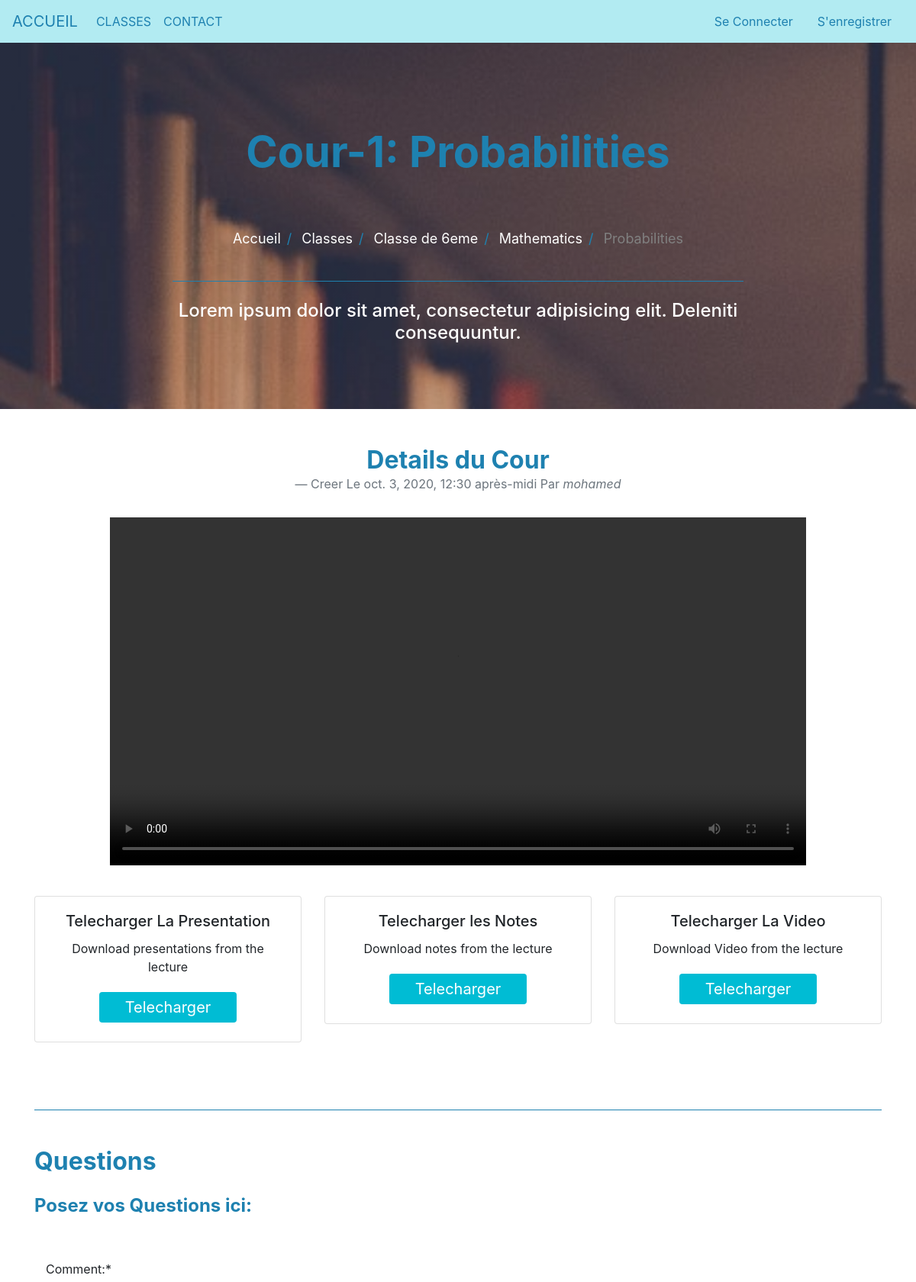
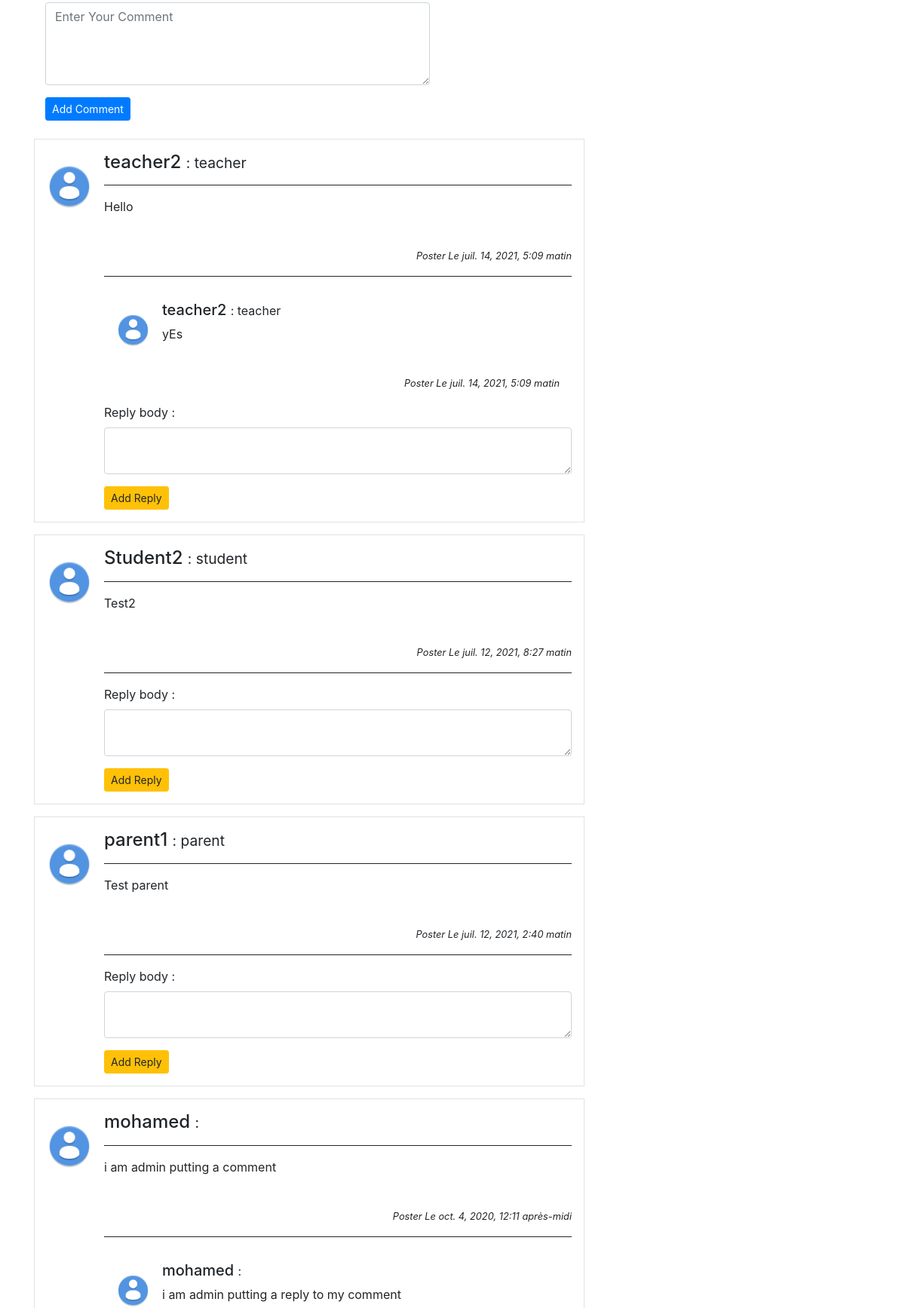
The app's page /curriculum/classe-de-6eme/6-mathematics/probabilities/ (upper part) with its own data (2 pictures, top to bottom).
### curriculum/models.py (models this page shows, shortened)
class Lesson(models.Model):
    lesson_id = models.CharField(max_length=100, unique=True)
    Standard = models.ForeignKey(Standard, on_delete=models.CASCADE)
    created_by = models.ForeignKey(User,on_delete=models.CASCADE)
    created_at = models.DateTimeField(auto_now_add=True)
    subject = models.ForeignKey(Subject, on_delete=models.CASCADE,related_name='lessons')
    name = models.CharField(max_length=250)
    position = models.PositiveSmallIntegerField(verbose_name="Chapter no.")
    slug = models.SlugField(null=True, blank=True)
    video = models.FileField(upload_to=save_lesson_files,verbose_name="Video", blank=True, null=True)
    ppt = models.FileField(upload_to=save_lesson_files,verbose_name="Presentations", blank=True)
    Notes = models.FileField(upload_to=save_lesson_files,verbose_name="Notes", blank=True)
    class Meta:
        ordering = ['position']

class Standard(models.Model):
    name = models.CharField(max_length=100, unique=True)
    slug = models.SlugField(null=True, blank=True)
    description = models.TextField(max_length=500,blank=True)

class Subject(models.Model):
    subject_id = models.CharField(max_length=100, unique=True)
    name = models.CharField(max_length=100)
    slug = models.SlugField(null=True, blank=True)
    standard = models.ForeignKey(Standard, on_delete=models.CASCADE, related_name='subjects')
    image = models.ImageField(upload_to=save_subject_image, blank=True, verbose_name='Subject Image')
    description = models.TextField(max_length=500,blank=True)

class Comment(models.Model):
    lesson_name = models.ForeignKey(Lesson,null=True, on_delete=models.CASCADE,related_name='comments')
    comm_name = models.CharField(max_length=100, blank=True)
    author = models.ForeignKey(User,on_delete=models.CASCADE)
    body = models.TextField(max_length=500)
    date_added = models.DateTimeField(auto_now_add=True)
    class Meta:
        ordering = ['-date_added']

class Reply(models.Model):
    comment_name = models.ForeignKey(Comment, on_delete=models.CASCADE,related_name='replies')
    reply_body = models.TextField(max_length=500)
    author = models.ForeignKey(User,on_delete=models.CASCADE)
    date_added = models.DateTimeField(auto_now_add=True)

### app_users/models.py (models this page shows, shortened)
class UserProfileInfo(models.Model):
    user = models.OneToOneField(User, on_delete=models.CASCADE)
    bio = models.CharField(max_length=500)
    profile_pic = models.ImageField(upload_to=path_and_rename, verbose_name="Profile Picture", blank=True, default='static/Images/user_avatar.png')
    teacher = 'teacher'
    student = 'student'
    parent = 'parent'
    user_types = [
        (teacher, 'teacher'),
        (student, 'student'),
        (parent, 'parent'),
    ]
    user_type = models.CharField(max_length=10, choices=user_types, default=student)

### curriculum/views.py (the view, shortened to what this page needs)
# urls.py: path('<str:standard>/<str:subject>/<slug:slug>/', views.LessonDetailView.as_view(),name='lesson_detail'),
class LessonDetailView(DetailView, FormView):
    context_object_name = 'lessons'
    model = Lesson
    template_name = 'curriculum/lesson_detail_view.html'
    form_class = CommentForm
    second_form_class = ReplyForm
    def get_context_data(self, **kwargs):
        context = super(LessonDetailView, self).get_context_data(**kwargs)
        if 'form' not in context:
            context['form'] = self.form_class(request=self.request)
        if 'form2' not in context:
            context['form2'] = self.second_form_class(request=self.request)
        return context

### curriculum/forms.py
class CommentForm(forms.ModelForm):
    class Meta:
        model = Comment
        fields = ('body',)
        labels = {"body":"Comment:"}
        widgets = {
            'body': forms.Textarea(attrs={'class':'form-control', 'rows':4, 'cols':70, 'placeholder':"Enter Your Comment"}),
        }

class ReplyForm(forms.ModelForm):
    class Meta:
        model = Reply
        fields = ('reply_body',)
        widgets = {
            'reply_body': forms.Textarea(attrs={'class':'form-control', 'rows':2, 'cols':10}),
        }
    def __init__(self, *args, **kwargs):
        self.request = kwargs.pop('request', None)
        super(ReplyForm, self).__init__(*args, **kwargs)

### curriculum/templates/curriculum/lesson_detail_view.html (shortened to what this page needs)
{% extends 'base.html' %}
{% load static %}
{% load crispy_forms_tags %}
{% block image_block %}
<header class="info-header">
  <div id="page-intro" class="container-fluid d-flex align-items-center justify-content-center ">
    <div class="row d-flex justify-content-center text-center">
      <div class="col-md-10 text-white">
        <h2 class="display-4 font-weight-bold  p-5 " style="color:#1e81b0;" >Cour-{{lessons.position}}: {{lessons.name}}</h2>
        <div class="row d-flex justify-content-center text-center">
          <ul class="breadcrumb">
            <li><a href="{% url 'index' %}">Accueil</a></li>
            <li><a href="{% url 'curriculum:standard_list' %}">Classes</a></li>
            <li><a href="{% url 'curriculum:subject_list' slug=lessons.Standard.slug %}">{{lessons.Standard.name}}</a></li>
            <li><a href="{% url 'curriculum:lesson_list' standard=lessons.Standard.slug slug=lessons.subject.slug %}">{{lessons.subject.name}}</a></li>
            <li class="disabled-text" >{{lessons.name}}</li>
          </ul>
        </div>
        <hr style="color:#1e81b0;">
        <h4 class="white-text my-4">Lorem ipsum dolor sit amet, consectetur adipisicing elit.
                  Deleniti
                  consequuntur.</h4>
  </div>
</header>
{% endblock %}
{% block content %}
<section class="text-center">
    <h2 class="mb-0 mt-5 font-weight-bold" style="color:#1e81b0;">Details du Cour</h2>
    <div class="row d-flex justify-content-center mb-3">
      <blockquote class="blockquote mt-0">
        <footer class="blockquote-footer">Creer Le {{lessons.created_at}} Par <cite title="Source Title">{{lessons.created_by}}</cite></footer>
        </blockquote>
    </div>
    <div class="row d-flex justify-content-center mb-3">
      <div id="player-overlay">
            <video controls>
                {% if lessons.ppt %}
                <source src="{{lessons.video.url}}"  type="video/mp4">
                {% else %}
                <p class="card-text" > Aucune Video Disponible </p>
                {% endif %}
            </video>
      </div>
    </div>
    <div class="row d-flex justify-content-center mb-3 mt-3">
                <div class="col-md-4 mb-4 mt-4">
                  <div class="card box-shadow-hover">
                    <div class="card-body">
                      <h5 class="card-title">Telecharger La Presentation</h5>
                      {% if lessons.ppt %}
                      <p class="card-text">Download presentations from the lecture</p>
                      <a href="{{lessons.ppt.url}}" download>
                      <button type="button" class="button-les"><span>Telecharger</span></button>
                      </a>
                      {% else %}
                      <p class="card-text" > Aucune Presentation Disponible </p>
                      {% endif %}
                    </div>
                  </div>
                </div>
                <div class="col-md-4 mb-4 mt-4">
                  <div class="card box-shadow-hover">
                    <div class="card-body">
                      <h5 class="card-title">Telecharger les Notes </h5>
                      {% if lessons.Notes %}
                      <p class="card-text">Download notes from the lecture</p>
                      <a href="{{lessons.Notes.url}}" download>
                      <button type="button" class="button-les"><span>Telecharger</span></button>
                      </a>
                      {% else %}
                      <p class="card-text">Aucune Note Disponible</p>
                      {%endif%}
                    </div>
                  </div>
                </div>
                <div class="col-md-4 mb-4 mt-4">
                  <div class="card box-shadow-hover">
                    <div class="card-body">
                      <h5 class="card-title">Telecharger La Video</h5>
                      {% if lessons.video %}
                      <p class="card-text">Download Video from the lecture</p>
                      <a href="{{lessons.video.url}}" download>
                      <button type="button" class="button-les"><span>Telecharger</span></button>
                      </a>
                      {% else %}
                      <p class="card-text">Aucune Video Disponible</p>
                      {%endif%}
                    </div>
                  </div>
                </div>
    </div>
</section>
<hr class="my-5" style="color:#1e81b0;">
<section >
    <h2 class="mb-4 mt-5 font-weight-bold" style="color:#1e81b0;">Questions</h2>
    <h4 class="mt-2 font-weight-bold" style="color:#1e81b0;">Posez vos Questions ici:</h4>
    <br><br>
    <div class="container row">
      <div class="col-md-6">
                              <form method="post">
                                    <div class="form-group">
                                    {{form|crispy}}
                                    <input type="submit" name="form" value="Add Comment" class="btn btn-primary btn-sm">
                                    </div>
                              </form>
      </div>
    </div>
    <div class="row">
      {% for comment in lessons.comments.all %}
      <div class="col-md-8 mt-2 mb-2">
                      <div class="media border p-3">
                          <img src="{% static 'Images/user_avatar.png' %}" alt="John Doe" class="mr-3 mt-3 rounded-circle" style="width:60px;">
                          <div class="media-body">
                                    <h4>{{comment.author}} <small>: {{comment.author.userprofileinfo.user_type}}</small></h4>
                                    <hr>
                                    <p>{{comment.body}}</p>
                                    <br>
                                    <div class="text-right">
                                      <small><i>Poster Le {{comment.date_added}}</i></small>
                                    </div>
                                    <hr>
                            {% for reply in comment.replies.all %}
                                        <div class="media p-3">
                                                <img src="{% static 'Images/user_avatar.png' %}" alt="Jane Doe" class="mr-3 mt-3 rounded-circle" style="width:45px;">
                                        <div class="media-body">
                                                <h5>{{reply.author}} <small>: {{reply.author.userprofileinfo.user_type}}<br></small></h5>
                                                <p>{{reply.reply_body}}</p>
                                                <br>
                                                <div class="text-right">
                                                  <small><i>Poster Le {{reply.date_added}}</i></small>
                                                </div>
                                          </div>
                                        </div>
                            {% endfor %}
                            <form method="post">
                                  {{form2.as_p}}
                                  <input type="submit" name="form2" value="Add Reply" class="btn btn-warning btn-sm">
                            </form>
                          </div>
                  </div>
      </div>
      {% endfor %}
    </div>
</section>
{%endblock%}

### static/css/master_css.css (style rules this page uses)
html, body, header, #intro { height: 100%; }
.text-white { color: white; }
hr { border-color: inherit; }
.info-header { height: 60%; }
#page-intro { height: 100%; }
#page-intro { background:linear-gradient(rgba(0, 0, 0, 0.2), rgba(0, 0, 0, 0.2)), url("/static/Images/library.jpg")no-repeat center center fixed; -webkit-background-size: cover; -moz-background-size: cover; -o-background-size: cover; background-size: cover; }
ul.breadcrumb { padding: 10px 16px; list-style: none; background-color: transparent; }
ul.breadcrumb li { display: inline; font-size: 18px; }
ul.breadcrumb li+li:before { padding: 8px; color: #1e81b0; content: "/\00a0"; }
ul.breadcrumb li a { color: white; text-decoration: none; }
.disabled-text { color: gray; }
.button-les { border-radius: 4px; background-color: #00bcd4; border: none; color: #FFFFFF; text-align: center; font-size: 20px; padding: 5px; width: 180px; transition: all 0.5s; cursor: pointer; margin: 5px; }
.button-les span { cursor: pointer; display: inline-block; position: relative; transition: 0.5s; }
.button-les span:after { content: '\00bb'; position: absolute; opacity: 0; top: 0; right: -20px; transition: 0.5s; }
#player-overlay { position: relative; top: 0; left: 0; width: 80%; height: 100%; background-color: #000; z-index: 999; }
video { display: block; width: 100%; height: 100%; }

### records on screen
Lesson: position "1", name "Probabilities", Standard.name "Classe de 6eme", subject.name "Mathematics", created_at "oct. 3, 2020, 12:30 après-midi", created_by "mohamed"
Comment: author "teacher2", author.userprofileinfo.user_type "teacher", body "Hello", date_added "juil. 14, 2021, 5:09 matin"
Reply: author "teacher2", author.userprofileinfo.user_type "teacher", reply_body "yEs", date_added "juil. 14, 2021, 5:09 matin"
Comment: author "Student2", author.userprofileinfo.user_type "student", body "Test2", date_added "juil. 12, 2021, 8:27 matin"
Comment: author "parent1", author.userprofileinfo.user_type "parent", body "Test parent", date_added "juil. 12, 2021, 2:40 matin"
Comment: author "mohamed", body "i am admin putting a comment", date_added "oct. 4, 2020, 12:11 après-midi"
Reply: author "mohamed", reply_body "i am admin putting a reply to my comment"
